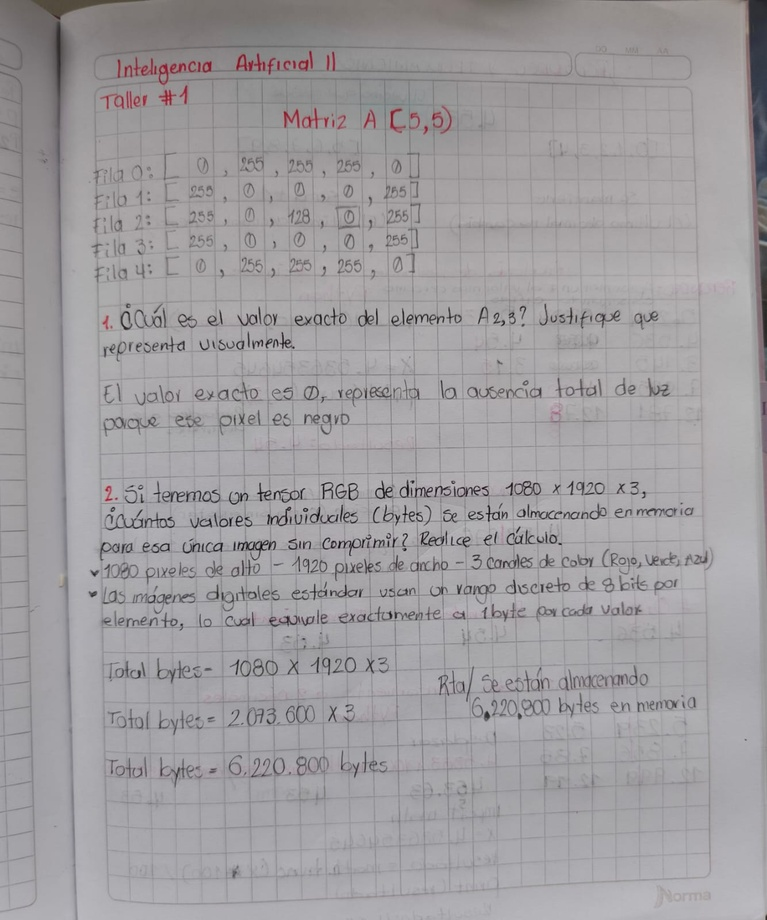
#> input picture Ejercicio 1 - Sesion1.jpeg, 767 x 920 px, shrunk from 1334 x 1599 before the run, found by its file name
$ python ejercicio_histogramas.py
#> lines starting #> are read from the running program, lines starting #| are printed output that depends on the picture
import cv2
import matplotlib.pyplot as plt

# =====================================================================
# TALLER DE LABORATIO 2: ANÁLISIS ESTADÍSTICO (PÁGINA 5)
# =====================================================================

# 1. Cargar la imagen RGB usando el nombre del archivo en la raíz
imagen = cv2.imread('Ejercicio 1 - Sesion1.jpeg')
#> imagen is the input picture: shape (920, 767, 3); mean B, G, R 159.6, 156.8, 159.4

if imagen is None:
    print("[ERROR]: No se pudo abrir la imagen. Revisa el nombre del archivo.")
else:
    # 2. Separar la imagen en sus 3 canales individuales (B, G, R)
    # OpenCV entrega los canales en orden: 0=Azul, 1=Verde, 2=Rojo
    canales = cv2.split(imagen)

    colores_lineas = ('b', 'g', 'r') # Colores que usará Matplotlib para dibujar
    nombres_canales = ('Canal Azul (B)', 'Canal Verde (G)', 'Canal Rojo (R)')

    # Configurar las dimensiones y etiquetas del gráfico
    plt.figure(figsize=(10, 5))
    plt.title("Histogramas Superpuestos por Canal de Color")
    plt.xlabel("Intensidad del Píxel (0 al 255)")
    plt.ylabel("Cantidad de Píxeles con esa Intensidad")

    # 3 y 4. Calcular el histograma de cada canal y graficarlos juntos
    for i, color in enumerate(colores_lineas):
        # cv2.calcHist(imágenes, canales, máscara, tamaño_bins, rangos)
        hist = cv2.calcHist([imagen], [i], None, [256], [0, 256])

        # Dibujar la línea en el gráfico
        plt.plot(hist, color=color, label=nombres_canales[i], linewidth=2)
        plt.xlim([0, 256])

    plt.legend() # Muestra la cajita con los nombres de cada color
    plt.grid(True, linestyle='--', alpha=0.5) # Agrega una cuadrícula de fondo

    # NOTA DE ENTORNOS CLOUD: Como estamos en Codespaces, no podemos usar plt.show()
    # porque causaría un error de pantalla. En su lugar, guardamos el gráfico como imagen.
    plt.savefig('grafico_histogramas.png', dpi=300, bbox_inches='tight')
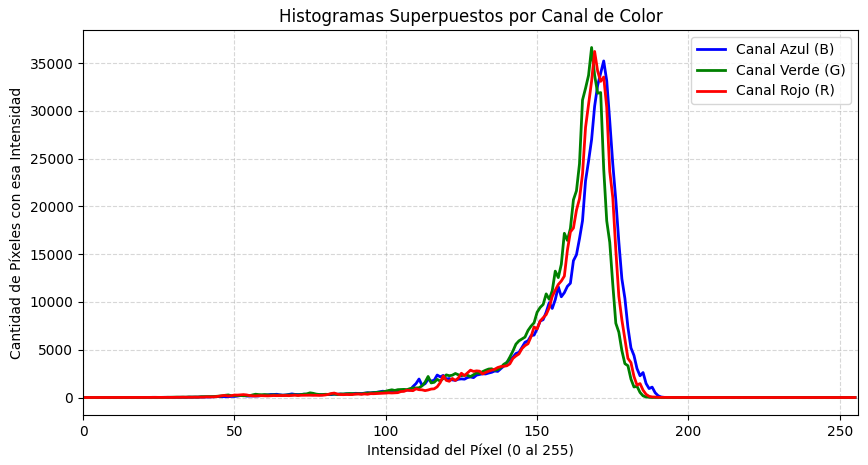
#> figure drawn by matplotlib, 1 panel; curve peaks at x = 172, y = 35217; curve peaks at x = 168, y = 36624; curve peaks at x = 169, y = 36210
    print("¡Perfecto! El análisis estadístico ha terminado.")
    print("El gráfico se guardó como 'grafico_histogramas.png' en tu menú izquierdo.")

$ run again, with Ejercicio 3 - Sesion1.jpeg copied over Ejercicio 1 - Sesion1.jpeg
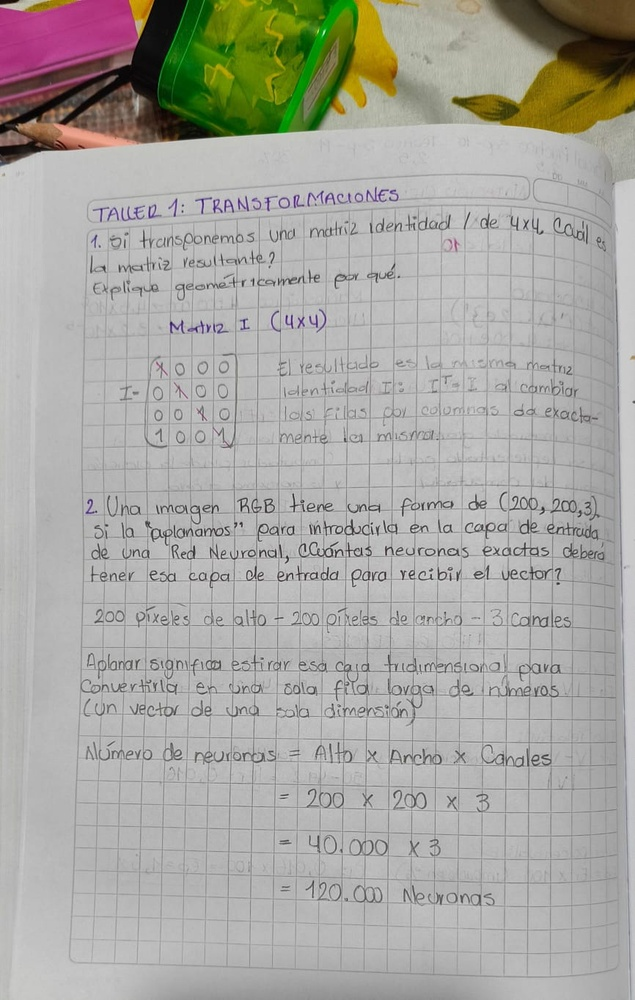
#> input picture Ejercicio 3 - Sesion1.jpeg, 635 x 1000 px, shrunk from 866 x 1363 before the run, found by its file name
#> imagen is the input picture: shape (1000, 635, 3); mean B, G, R 162.2, 167.9, 169
#> `plt.savefig('grafico_histogramas.png', dpi=300, bbox_inches='tight')`:
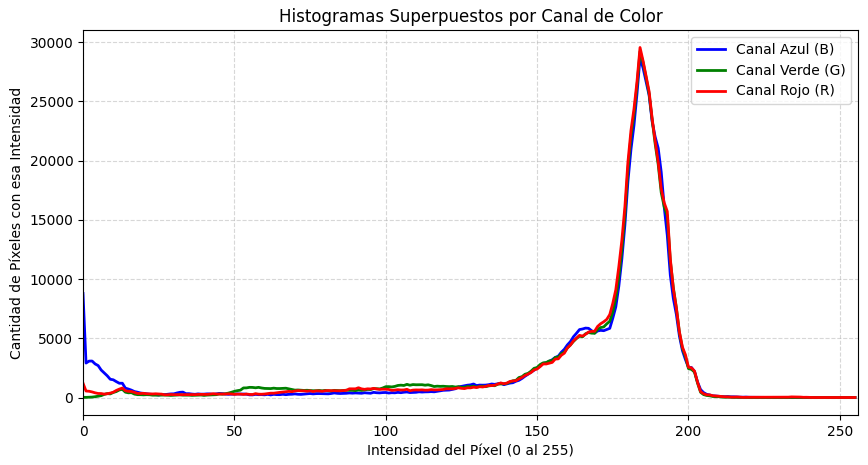
#> figure drawn by matplotlib, 1 panel; curve peaks at x = 184, y = 28694; curve peaks at x = 184, y = 29223; curve peaks at x = 184, y = 29548

$ run again, with Ejercicio 1 - Sesion 2 P1.jpeg copied over Ejercicio 1 - Sesion1.jpeg
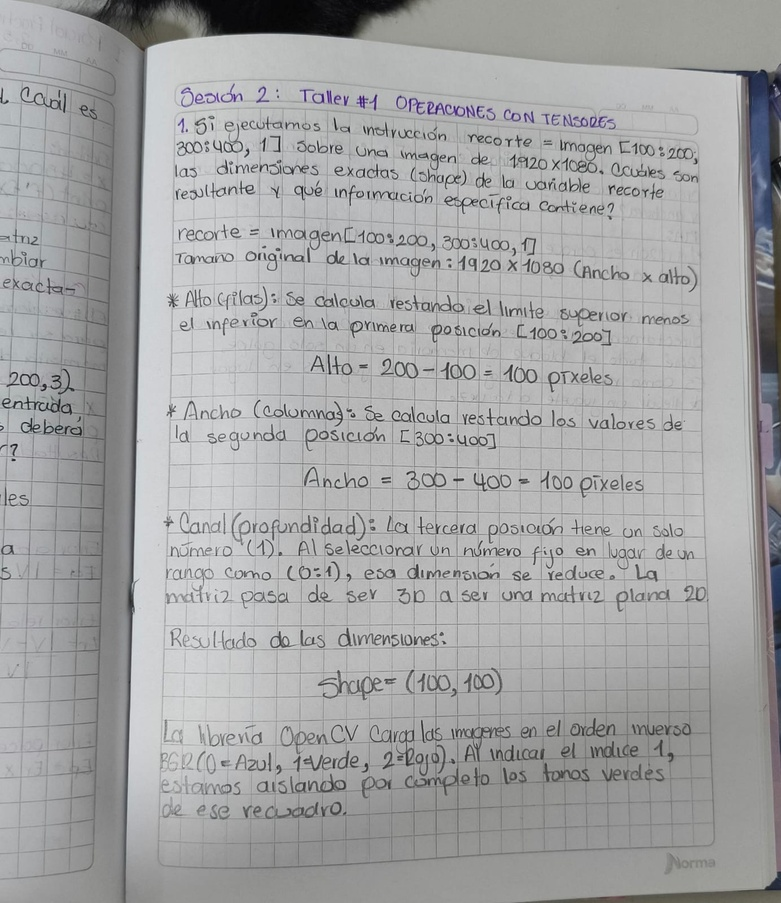
#> input picture Ejercicio 1 - Sesion 2 P1.jpeg, 781 x 903 px, shrunk from 1384 x 1600 before the run, found by its file name
#> imagen is the input picture: shape (903, 781, 3); mean B, G, R 164, 163.4, 163
#> `plt.savefig('grafico_histogramas.png', dpi=300, bbox_inches='tight')`:
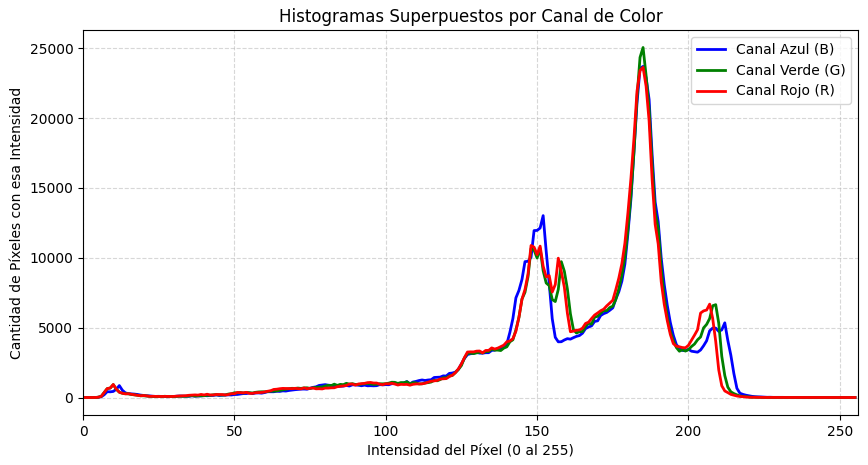
#> figure drawn by matplotlib, 1 panel; curve peaks at x = 185, y = 23705; curve peaks at x = 185, y = 25057; curve peaks at x = 185, y = 23637

$ run again, with Ejercicio 1 - Sesion 2 P2.jpeg copied over Ejercicio 1 - Sesion1.jpeg
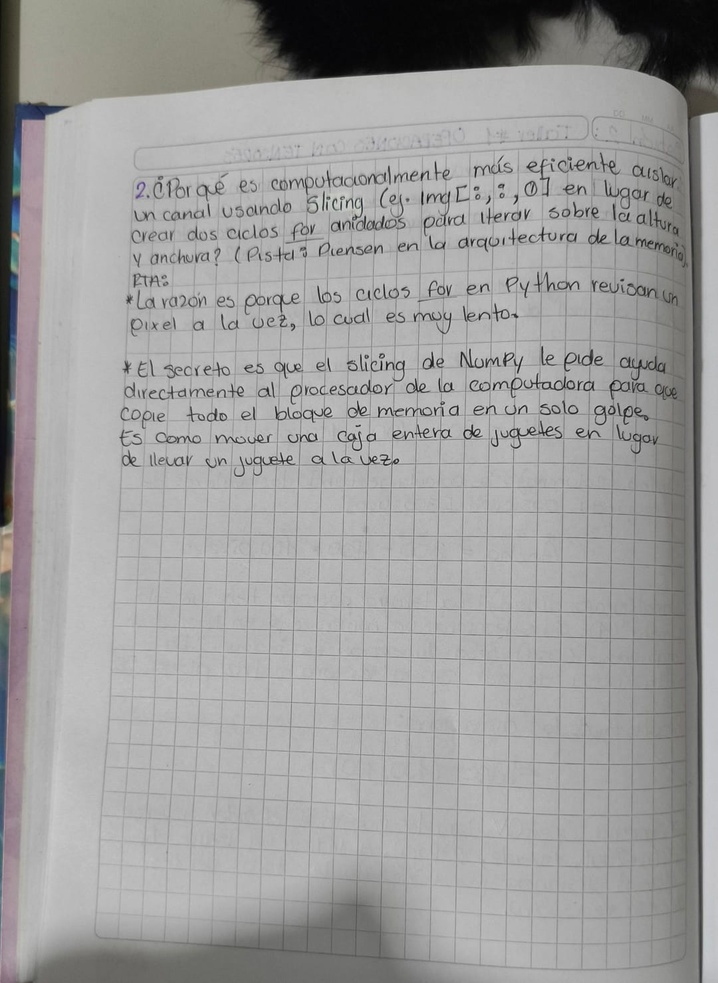
#> input picture Ejercicio 1 - Sesion 2 P2.jpeg, 718 x 983 px, shrunk from 1080 x 1478 before the run, found by its file name
#> imagen is the input picture: shape (983, 718, 3); mean B, G, R 156.3, 156.8, 157.3
#> `plt.savefig('grafico_histogramas.png', dpi=300, bbox_inches='tight')`:
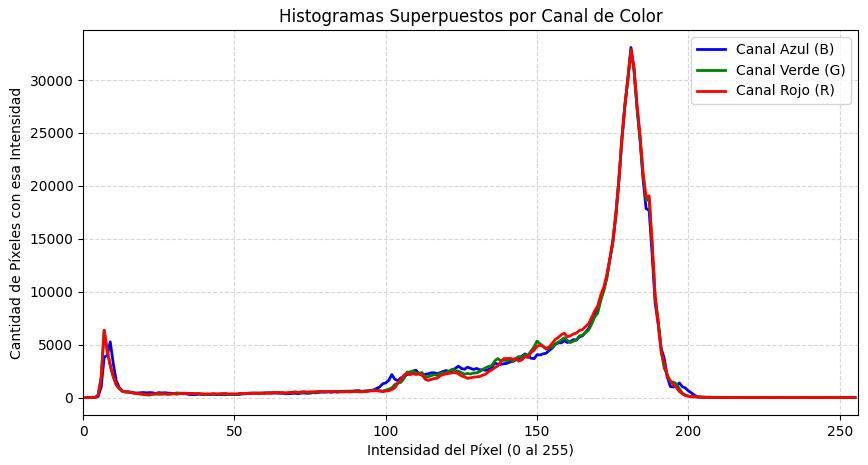
#> figure drawn by matplotlib, 1 panel; curve peaks at x = 181, y = 33073; curve peaks at x = 181, y = 32830; curve peaks at x = 181, y = 32879
